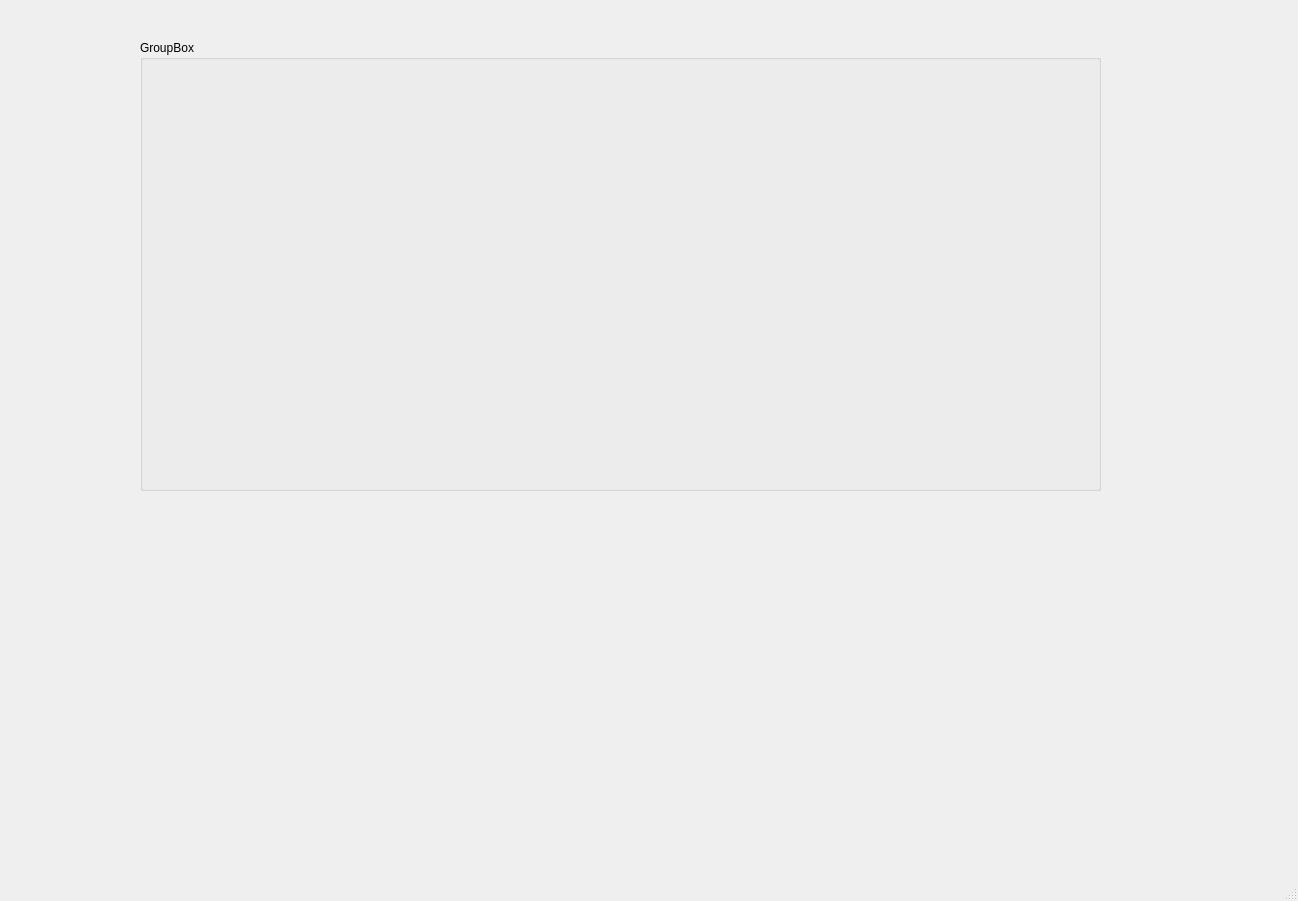
<?xml version="1.0" encoding="UTF-8"?>
<ui version="4.0">
 <class>PredictionPlot</class>
 <widget class="QMainWindow" name="PredictionPlot">
  <property name="geometry">
   <rect>
    <x>0</x>
    <y>0</y>
    <width>1298</width>
    <height>901</height>
   </rect>
  </property>
  <property name="windowTitle">
   <string>Prediction Plot</string>
  </property>
  <widget class="QWidget" name="centralwidget">
   <widget class="QGroupBox" name="groupBox">
    <property name="geometry">
     <rect>
      <x>140</x>
      <y>40</y>
      <width>961</width>
      <height>451</height>
     </rect>
    </property>
    <property name="title">
     <string>GroupBox</string>
    </property>
   </widget>
  </widget>
  <widget class="QMenuBar" name="menubar">
   <property name="geometry">
    <rect>
     <x>0</x>
     <y>0</y>
     <width>1298</width>
     <height>21</height>
    </rect>
   </property>
  </widget>
  <widget class="QStatusBar" name="statusbar"/>
 </widget>
 <resources/>
 <connections/>
</ui>
